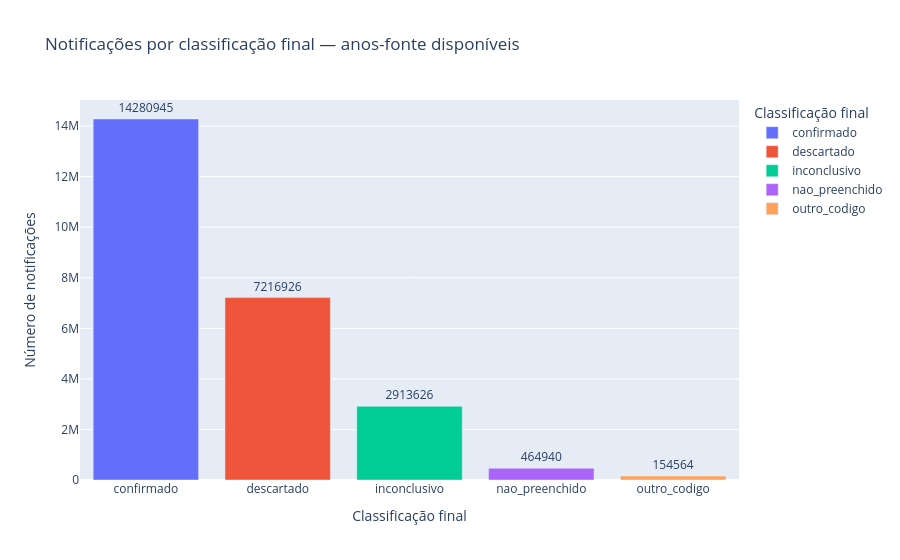

The notebook cell this image was saved under:
### Markdown cell above
## Classificação, raça/cor, sexo e evolução das notificações

### Code cell
summary = raw.group_by("status_classificacao").len(name="Contagem").sort("Contagem", descending=True).collect().to_pandas()
summary["status_classificacao"] = summary["status_classificacao"].fillna("Não informado")
fig = px.bar(summary, x="status_classificacao", y="Contagem", text="Contagem", color="status_classificacao",
             title="Notificações por classificação final — anos-fonte disponíveis",
             labels={"Contagem": "Número de notificações", "status_classificacao": "Classificação final"})
fig.update_traces(textposition="outside")
fig.show()

### Figure 1 — Plotly figure (JSON) as saved in the notebook; plotly's stock layout.template omitted (floating-point values rounded to 4 significant figures)
{"data": [{"hovertemplate": "Classificação final=%{x}<br>Número de notificações=%{text}<extra></extra>", "legendgroup": "confirmado", "marker": {"color": "#636efa", "pattern": {"shape": ""}}, "name": "confirmado", "orientation": "v", "showlegend": true, "text": [14280000.0], "textposition": "outside", "type": "bar", "x": ["confirmado"], "xaxis": "x", "y": [14280945], "yaxis": "y"}, {"hovertemplate": "Classificação final=%{x}<br>Número de notificações=%{text}<extra></extra>", "legendgroup": "descartado", "marker": {"color": "#EF553B", "pattern": {"shape": ""}}, "name": "descartado", "orientation": "v", "showlegend": true, "text": [7217000.0], "textposition": "outside", "type": "bar", "x": ["descartado"], "xaxis": "x", "y": [7216926], "yaxis": "y"}, {"hovertemplate": "Classificação final=%{x}<br>Número de notificações=%{text}<extra></extra>", "legendgroup": "inconclusivo", "marker": {"color": "#00cc96", "pattern": {"shape": ""}}, "name": "inconclusivo", "orientation": "v", "showlegend": true, "text": [2914000.0], "textposition": "outside", "type": "bar", "x": ["inconclusivo"], "xaxis": "x", "y": [2913626], "yaxis": "y"}, {"hovertemplate": "Classificação final=%{x}<br>Número de notificações=%{text}<extra></extra>", "legendgroup": "nao_preenchido", "marker": {"color": "#ab63fa", "pattern": {"shape": ""}}, "name": "nao_preenchido", "orientation": "v", "showlegend": true, "text": [464900.0], "textposition": "outside", "type": "bar", "x": ["nao_preenchido"], "xaxis": "x", "y": [464940], "yaxis": "y"}, {"hovertemplate": "Classificação final=%{x}<br>Número de notificações=%{text}<extra></extra>", "legendgroup": "outro_codigo", "marker": {"color": "#FFA15A", "pattern": {"shape": ""}}, "name": "outro_codigo", "orientation": "v", "showlegend": true, "text": [154600.0], "textposition": "outside", "type": "bar", "x": ["outro_codigo"], "xaxis": "x", "y": [154564], "yaxis": "y"}], "layout": {"barmode": "relative", "legend": {"title": {"text": "Classificação final"}, "tracegroupgap": 0}, "title": {"text": "Notificações por classificação final — anos-fonte disponíveis"}, "xaxis": {"anchor": "y", "categoryarray": ["confirmado", "descartado", "inconclusivo", "nao_preenchido", "outro_codigo"], "categoryorder": "array", "domain": [0.0, 1.0], "title": {"text": "Classificação final"}}, "yaxis": {"anchor": "x", "domain": [0.0, 1.0], "title": {"text": "Número de notificações"}}}}
